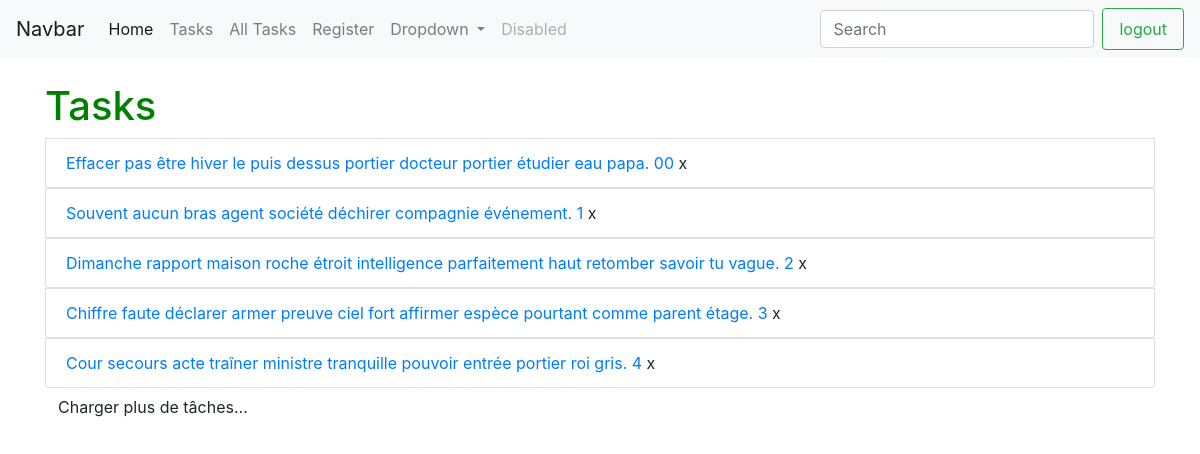
/all-tasks/ (signed in), run on an earlier commit of the app's database.
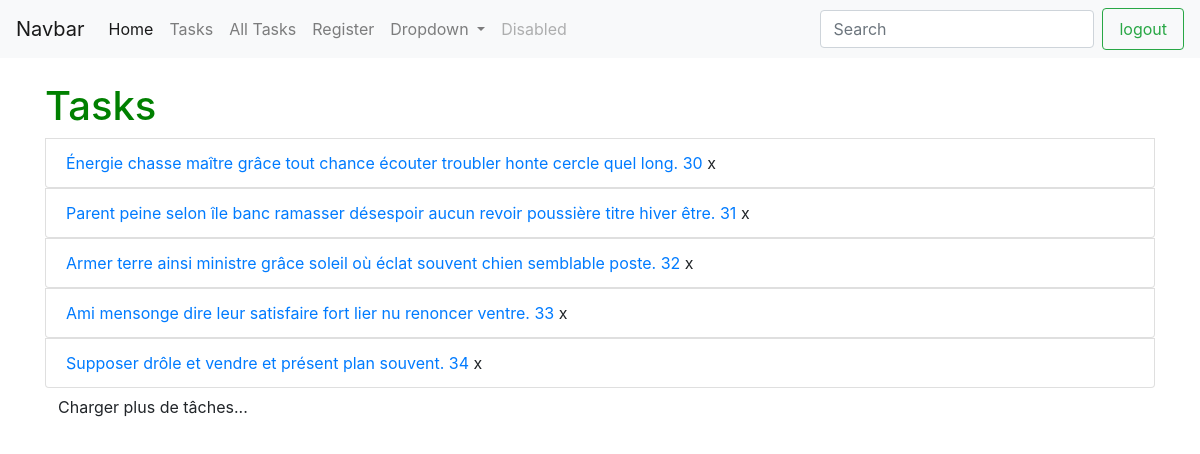
And on a later commit of the database.
### firsttuto/models.py (models this page shows)
class Task(models.Model):
    description = models.CharField(max_length=128)
    users = models.ManyToManyField(User, related_name='tasks', through='UserTask')

### firsttuto/views.py (the view)
# urls.py: path('all-tasks/', views.AllTasksList.as_view(), name='all-tasks'),
class AllTasksList(LoginRequiredMixin, ListView):
    login_url = '/login/'
    model = Task
    template_name = 'tasks/all-tasks.html'
    context_object_name = 'tasks'
    paginate_by = 5
    def get_queryset(self):
        return Task.objects.all()

### firsttuto/templates/tasks/all-tasks.html
{% extends 'base.html' %} {% block content %}
<h1>Tasks</h1>
<div id="task-list" class="d-flex justify-content-between flex-column">
  {% include 'tasks/display-tasks.html' %}
</div>
{% endblock %}

### firsttuto/templates/tasks/display-tasks.html (shortened to what this page needs)
{% for task in page_obj %}
<div>
  <li class="list-group-item justify-content-between">
  <a href="{%url 'get-task' task.pk%}">
    {{ task.description }}
  </a>
  <span
      style="cursor: pointer"
      hx-delete="{% url 'delete-task' task.pk %}"
      hx-target="#task-list"
      hx-confirm="Are you sure you want to delete this task?"
    >x</span>
  </li>
</div>
{% endfor %}
{% if page_obj.has_next %}
<div id="load-more-tasks">
  <button
    class="btn"
    hx-get="{% url 'load-more-tasks' %}?page={{ page_obj.next_page_number }}"
    hx-swap="outerHTML"
  >
    Charger plus de tâches...
  </button>
</div>
{% endif %}

What changed in the data, as far as the page shows it:
removed Task: description "Effacer pas être hiver le puis dessus portier docteur portier étudier eau papa. 00"
removed Task: description "Souvent aucun bras agent société déchirer compagnie événement. 1"
removed Task: description "Dimanche rapport maison roche étroit intelligence parfaitement haut retomber savoir tu vague. 2"
removed Task: description "Chiffre faute déclarer armer preuve ciel fort affirmer espèce pourtant comme parent étage. 3"
removed Task: description "Cour secours acte traîner ministre tranquille pouvoir entrée portier roi gris. 4"
now on this page (row unchanged): Task: description "Énergie chasse maître grâce tout chance écouter troubler honte cercle quel long. 30"
now on this page (row unchanged): Task: description "Parent peine selon île banc ramasser désespoir aucun revoir poussière titre hiver être. 31"
now on this page (row unchanged): Task: description "Armer terre ainsi ministre grâce soleil où éclat souvent chien semblable poste. 32"
now on this page (row unchanged): Task: description "Ami mensonge dire leur satisfaire fort lier nu renoncer ventre. 33"
now on this page (row unchanged): Task: description "Supposer drôle et vendre et présent plan souvent. 34"
